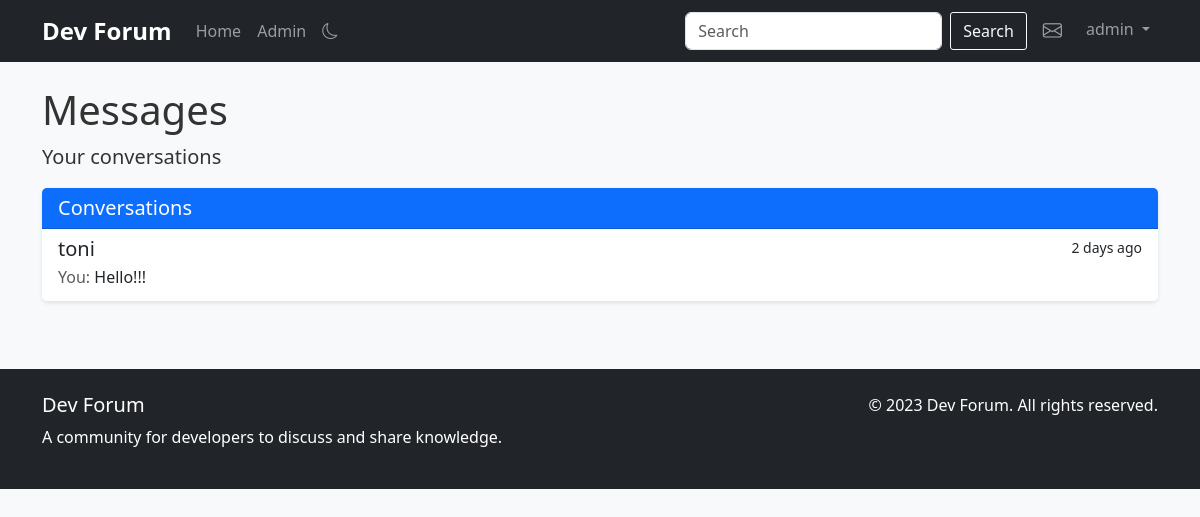
Page /messages (signed in) on the earlier database version.
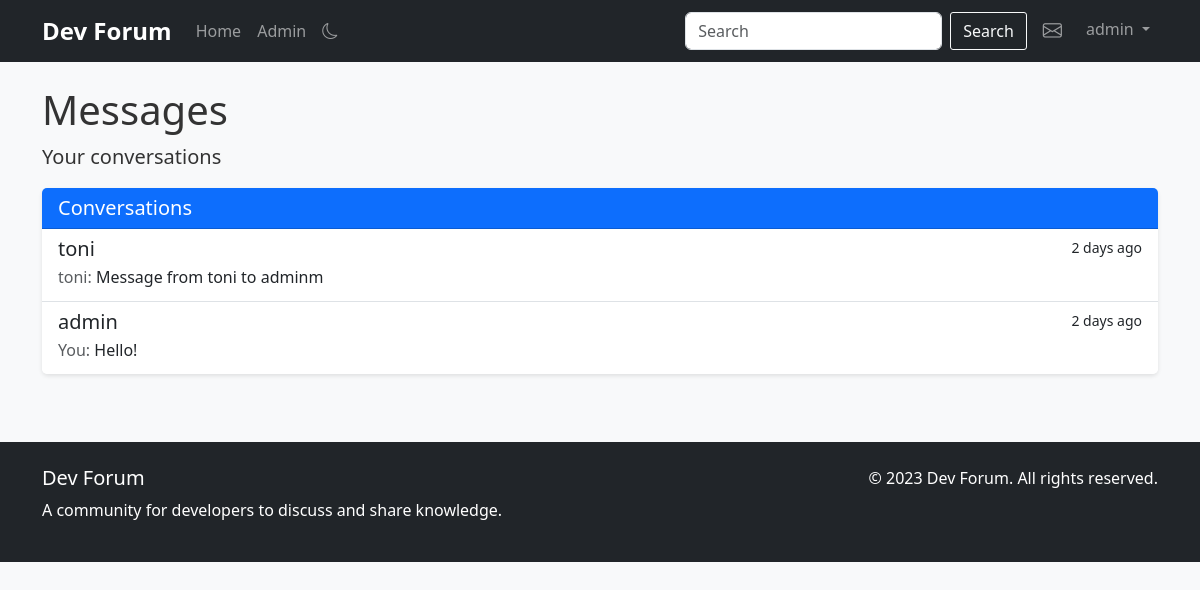
Same page on the later database version.
### app.py (models this page shows, shortened)
class User(db.Model, UserMixin):
    id = db.Column(db.Integer, primary_key=True)
    username = db.Column(db.String(80), unique=True, nullable=False, index=True)
    email = db.Column(db.String(120), unique=True, nullable=False, index=True)
    password_hash = db.Column(db.String(128))
    bio = db.Column(db.Text, nullable=True)
    join_date = db.Column(db.DateTime, default=datetime.utcnow, index=True)
    is_admin = db.Column(db.Boolean, default=False)
    posts = db.relationship('Post', backref='author', lazy='dynamic', cascade='all, delete-orphan')
    comments = db.relationship('Comment', backref='author', lazy='dynamic', cascade='all, delete-orphan')

class Message(db.Model):
    id = db.Column(db.Integer, primary_key=True)
    content = db.Column(db.Text, nullable=False)
    created_at = db.Column(db.DateTime, default=datetime.utcnow, index=True)
    is_read = db.Column(db.Boolean, default=False)
    sender_id = db.Column(db.Integer, db.ForeignKey('user.id'), nullable=False, index=True)
    recipient_id = db.Column(db.Integer, db.ForeignKey('user.id'), nullable=False, index=True)
    sender = db.relationship('User', foreign_keys=[sender_id], backref=db.backref('sent_messages', lazy='dynamic'))
    recipient = db.relationship('User', foreign_keys=[recipient_id], backref=db.backref('received_messages', lazy='dynamic'))

### app.py (the view)
@app.route('/messages')
@login_required
def messages():
    sent_to_users = db.session.query(User).join(Message, User.id == Message.recipient_id).filter(Message.sender_id == current_user.id).distinct().all()
    received_from_users = db.session.query(User).join(Message, User.id == Message.sender_id).filter(Message.recipient_id == current_user.id).distinct().all()
    conversation_users = list(set(sent_to_users + received_from_users))
    conversations = []
    for user in conversation_users:
        last_message = Message.query.filter(
            ((Message.sender_id == current_user.id) & (Message.recipient_id == user.id)) |
            ((Message.sender_id == user.id) & (Message.recipient_id == current_user.id))
        ).order_by(Message.created_at.desc()).first()
        unread_count = Message.query.filter_by(
            sender_id=user.id,
            recipient_id=current_user.id,
            is_read=False
        ).count()
        conversations.append({
            'user': user,
            'last_message': last_message,
            'unread_count': unread_count
        })
    conversations.sort(key=lambda x: x['last_message'].created_at if x['last_message'] else datetime.min, reverse=True)
    return render_template('messages.html', conversations=conversations)

### app.py (called while the page is built)
@app.template_filter('time_since')
def time_since(dt):
    now = datetime.utcnow()
    diff = now - dt
    if diff.days > 365:
        years = diff.days // 365
        return f"{years} year{'s' if years > 1 else ''} ago"
    elif diff.days > 30:
        months = diff.days // 30
        return f"{months} month{'s' if months > 1 else ''} ago"
    elif diff.days > 0:
        return f"{diff.days} day{'s' if diff.days > 1 else ''} ago"
    elif diff.seconds > 3600:
        hours = diff.seconds // 3600
        return f"{hours} hour{'s' if hours > 1 else ''} ago"
    elif diff.seconds > 60:
        minutes = diff.seconds // 60
        return f"{minutes} minute{'s' if minutes > 1 else ''} ago"
    else:
        return "just now"

@login_manager.user_loader
def load_user(user_id):
    return User.query.get(int(user_id))

### templates/messages.html (shortened to what this page needs)
{% extends "base.html" %}
{% block content %}
<div class="row">
    <div class="col-md-12">
        <h1>Messages</h1>
        <p class="lead">Your conversations</p>
        <div class="card">
            <div class="card-header bg-primary text-white">
                <h5 class="mb-0">Conversations</h5>
            </div>
            <div class="list-group list-group-flush">
                {% for conversation in conversations %}
                <a href="{{ url_for('conversation', username=conversation.user.username) }}" class="list-group-item list-group-item-action">
                    <div class="d-flex w-100 justify-content-between">
                        <h5 class="mb-1">
                            {{ conversation.user.username }}
                        </h5>
                        <small>
                            {% if conversation.last_message %}
                            {{ conversation.last_message.created_at|time_since }}
                            {% endif %}
                        </small>
                    </div>
                    {% if conversation.last_message %}
                    <p class="mb-1">
                        {% if conversation.last_message.sender_id == current_user.id %}
                        <span class="text-muted">You:</span>
                        {% else %}
                        <span class="text-muted">{{ conversation.user.username }}:</span>
                        {% endif %}
                        {{ conversation.last_message.content|truncate(100) }}
                    </p>
                    {% else %}
                    <p class="mb-1 text-muted">No messages yet</p>
                    {% endif %}
                </a>
                {% else %}
                <div class="list-group-item">
                    <p class="mb-0">You don't have any conversations yet.</p>
                    <p class="mb-0">Visit a user's profile to start a conversation.</p>
                </div>
                {% endfor %}
            </div>
        </div>
    </div>
</div>
{% endblock %}

### templates/base.html (shortened to what this page needs)
<!DOCTYPE html>
<html lang="en">
<head>
    <link href="https://cdn.jsdelivr.net/npm/bootstrap@5.3.0-alpha1/dist/css/bootstrap.min.css" rel="stylesheet">
    <link rel="stylesheet" href="https://cdn.jsdelivr.net/npm/bootstrap-icons@1.10.3/font/bootstrap-icons.css">
    <link rel="stylesheet" href="https://cdn.jsdelivr.net/npm/prismjs@1.29.0/themes/prism.min.css">
    <link rel="stylesheet" href="https://cdn.jsdelivr.net/npm/prismjs@1.29.0/plugins/line-numbers/prism-line-numbers.min.css">
    <link rel="stylesheet" href="{{ url_for('static', filename='css/style.css') }}">
</head>
<body>
    <nav class="navbar navbar-expand-lg navbar-dark bg-dark">
        <div class="container">
            <a class="navbar-brand" href="{{ url_for('index') }}">Dev Forum</a>
            <div class="collapse navbar-collapse" id="navbarNav">
                <ul class="navbar-nav me-auto">
                    <li class="nav-item">
                        <a class="nav-link" href="{{ url_for('index') }}">Home</a>
                    </li>
                    {% if current_user.is_admin %}
                    <li class="nav-item">
                        <a class="nav-link" href="{{ url_for('admin') }}">Admin</a>
                    </li>
                    {% endif %}
                </ul>
                <form class="d-flex me-2" action="{{ url_for('search') }}" method="get">
                    <input class="form-control me-2" type="search" name="query" placeholder="Search" aria-label="Search">
                    <button class="btn btn-outline-light" type="submit">Search</button>
                </form>
                <ul class="navbar-nav">
                    {% if current_user.is_authenticated %}
                    <li class="nav-item me-2">
                        <a class="nav-link position-relative" href="{{ url_for('messages') }}">
                            <i class="bi bi-envelope"></i>
                        </a>
                    </li>
                    <li class="nav-item dropdown">
                        <a class="nav-link dropdown-toggle" href="#" id="navbarDropdown" role="button" data-bs-toggle="dropdown" aria-expanded="false">
                            {{ current_user.username }}
                        </a>
                    </li>
                    {% endif %}
                </ul>
            </div>
        </div>
    </nav>
    <div class="container mt-4">
        {% block content %}{% endblock %}
    </div>
    <footer class="bg-dark text-white mt-5 py-4">
        <div class="container">
            <div class="row">
                <div class="col-md-6">
                    <h5>Dev Forum</h5>
                    <p>A community for developers to discuss and share knowledge.</p>
                </div>
                <div class="col-md-6 text-md-end">
                    <p>&copy; 2023 Dev Forum. All rights reserved.</p>
                </div>
            </div>
        </div>
    </footer>
</body>
</html>

Differences in the rows shown:
no longer on this page (row unchanged): Message: last_message.created_at "2 days ago", last_message.content "Hello!!!"
added Message: last_message.created_at "2 days ago", last_message.content "Message from toni to adminm"
added Message: last_message.created_at "2 days ago", last_message.content "Hello!"
Other differences:
new list line: "toni toni"
new list line: "admin"
new list line: "You:"
list line gone: "toni"
list line gone: "You:"
